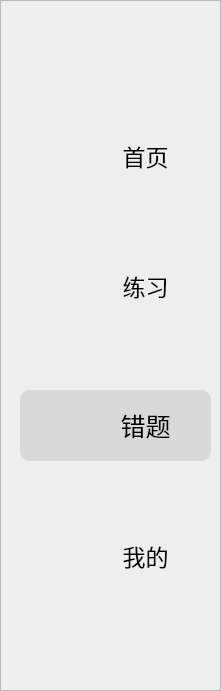
    <widget class="QFrame" name="frame_left_3">
     <property name="geometry">
      <rect>
       <x>30</x>
       <y>30</y>
       <width>221</width>
       <height>691</height>
      </rect>
     </property>
     <property name="styleSheet">
      <string notr="true">QFrame{
	background-color: rgb(238, 238, 238);
	
}</string>
     </property>
     <property name="frameShape">
      <enum>QFrame::StyledPanel</enum>
     </property>
     <property name="frameShadow">
      <enum>QFrame::Sunken</enum>
     </property>
     <property name="lineWidth">
      <number>0</number>
     </property>
     <widget class="QFrame" name="frame_chosen_3">
      <property name="geometry">
       <rect>
        <x>20</x>
        <y>390</y>
        <width>191</width>
        <height>71</height>
       </rect>
      </property>
      <property name="font">
       <font>
        <family>微软雅黑</family>
       </font>
      </property>
      <property name="styleSheet">
       <string notr="true">background-color: rgb(217, 217, 217);
border-radius:10px;
</string>
      </property>
      <property name="frameShape">
       <enum>QFrame::StyledPanel</enum>
      </property>
      <property name="frameShadow">
       <enum>QFrame::Raised</enum>
      </property>
      <widget class="QLabel" name="label_wrong_3">
       <property name="geometry">
        <rect>
         <x>0</x>
         <y>10</y>
         <width>61</width>
         <height>51</height>
        </rect>
       </property>
       <property name="styleSheet">
        <string notr="true">image: url(:/新前缀/错题.png);
background-color: rgb(217, 217, 217);</string>
       </property>
       <property name="text">
        <string/>
       </property>
      </widget>
      <widget class="QPushButton" name="Bt_wrong_3">
       <property name="geometry">
        <rect>
         <x>60</x>
         <y>0</y>
         <width>131</width>
         <height>71</height>
        </rect>
       </property>
       <property name="font">
        <font>
         <family>微软雅黑</family>
         <pointsize>19</pointsize>
        </font>
       </property>
       <property name="cursor">
        <cursorShape>PointingHandCursor</cursorShape>
       </property>
       <property name="styleSheet">
        <string notr="true">QPushButton{
	color: rgb(0, 0, 0);
	color: rgb(0, 0, 0);
	border-radius:30px
}
QPushButton:pressed{
	padding-left:5px;
	padding-top:5px;
}
</string>
       </property>
       <property name="text">
        <string>错题</string>
       </property>
      </widget>
     </widget>
     <widget class="QPushButton" name="Bt_mine_3">
      <property name="geometry">
       <rect>
        <x>80</x>
        <y>520</y>
        <width>131</width>
        <height>71</height>
       </rect>
      </property>
      <property name="font">
       <font>
        <family>微软雅黑</family>
        <pointsize>17</pointsize>
        <weight>50</weight>
        <bold>false</bold>
       </font>
      </property>
      <property name="cursor">
       <cursorShape>PointingHandCursor</cursorShape>
      </property>
      <property name="styleSheet">
       <string notr="true">QPushButton{
	border-radius:30px

}
QPushButton:hover{
	background-color: rgb(217, 217, 217);
	border-radius:30px

}
QPushButton:pressed{
padding-left:5px;
	padding-top:5px;
	background-color: rgb(242, 255, 254);
}</string>
      </property>
      <property name="text">
       <string>我的</string>
      </property>
     </widget>
     <widget class="QPushButton" name="Bt_exercise_3">
      <property name="geometry">
       <rect>
        <x>80</x>
        <y>250</y>
        <width>131</width>
        <height>71</height>
       </rect>
      </property>
      <property name="font">
       <font>
        <family>微软雅黑</family>
        <pointsize>17</pointsize>
        <weight>50</weight>
        <bold>false</bold>
       </font>
      </property>
      <property name="cursor">
       <cursorShape>PointingHandCursor</cursorShape>
      </property>
      <property name="styleSheet">
       <string notr="true">QPushButton{
	border-radius:30px

}
QPushButton:hover{
	background-color: rgb(217, 217, 217);
	border-radius:30px
}
QPushButton:pressed{
padding-left:5px;
	padding-top:5px;
	background-color: rgb(242, 255, 254);
}
</string>
      </property>
      <property name="text">
       <string>练习</string>
      </property>
     </widget>
     <widget class="QLabel" name="label_exercise_3">
      <property name="geometry">
       <rect>
        <x>20</x>
        <y>260</y>
        <width>61</width>
        <height>51</height>
       </rect>
      </property>
      <property name="styleSheet">
       <string notr="true">image: url(:/新前缀/练习.png);</string>
      </property>
      <property name="text">
       <string/>
      </property>
     </widget>
     <widget class="QLabel" name="label_mine_3">
      <property name="geometry">
       <rect>
        <x>20</x>
        <y>530</y>
        <width>61</width>
        <height>51</height>
       </rect>
      </property>
      <property name="styleSheet">
       <string notr="true">image: url(:/新前缀/我的.png);</string>
      </property>
      <property name="text">
       <string/>
      </property>
     </widget>
     <widget class="QLabel" name="label_main_3">
      <property name="geometry">
       <rect>
        <x>20</x>
        <y>130</y>
        <width>61</width>
        <height>51</height>
       </rect>
      </property>
      <property name="styleSheet">
       <string notr="true">image: url(:/新前缀/首页.png);</string>
      </property>
      <property name="text">
       <string/>
      </property>
     </widget>
     <widget class="QPushButton" name="Bt_main_3">
      <property name="geometry">
       <rect>
        <x>80</x>
        <y>120</y>
        <width>131</width>
        <height>71</height>
       </rect>
      </property>
      <property name="font">
       <font>
        <family>微软雅黑</family>
        <pointsize>17</pointsize>
        <weight>50</weight>
        <italic>false</italic>
        <bold>false</bold>
        <underline>false</underline>
        <strikeout>false</strikeout>
       </font>
      </property>
      <property name="cursor">
       <cursorShape>PointingHandCursor</cursorShape>
      </property>
      <property name="styleSheet">
       <string notr="true">QPushButton{
	border-radius:30px

}
QPushButton:hover{
	background-color: rgb(217, 217, 217);
	border-radius:30px
}
QPushButton:pressed{
padding-left:5px;
	padding-top:5px;
	background-color: rgb(242, 255, 254);
}
</string>
      </property>
      <property name="text">
       <string>首页</string>
      </property>
     </widget>
    </widget>
